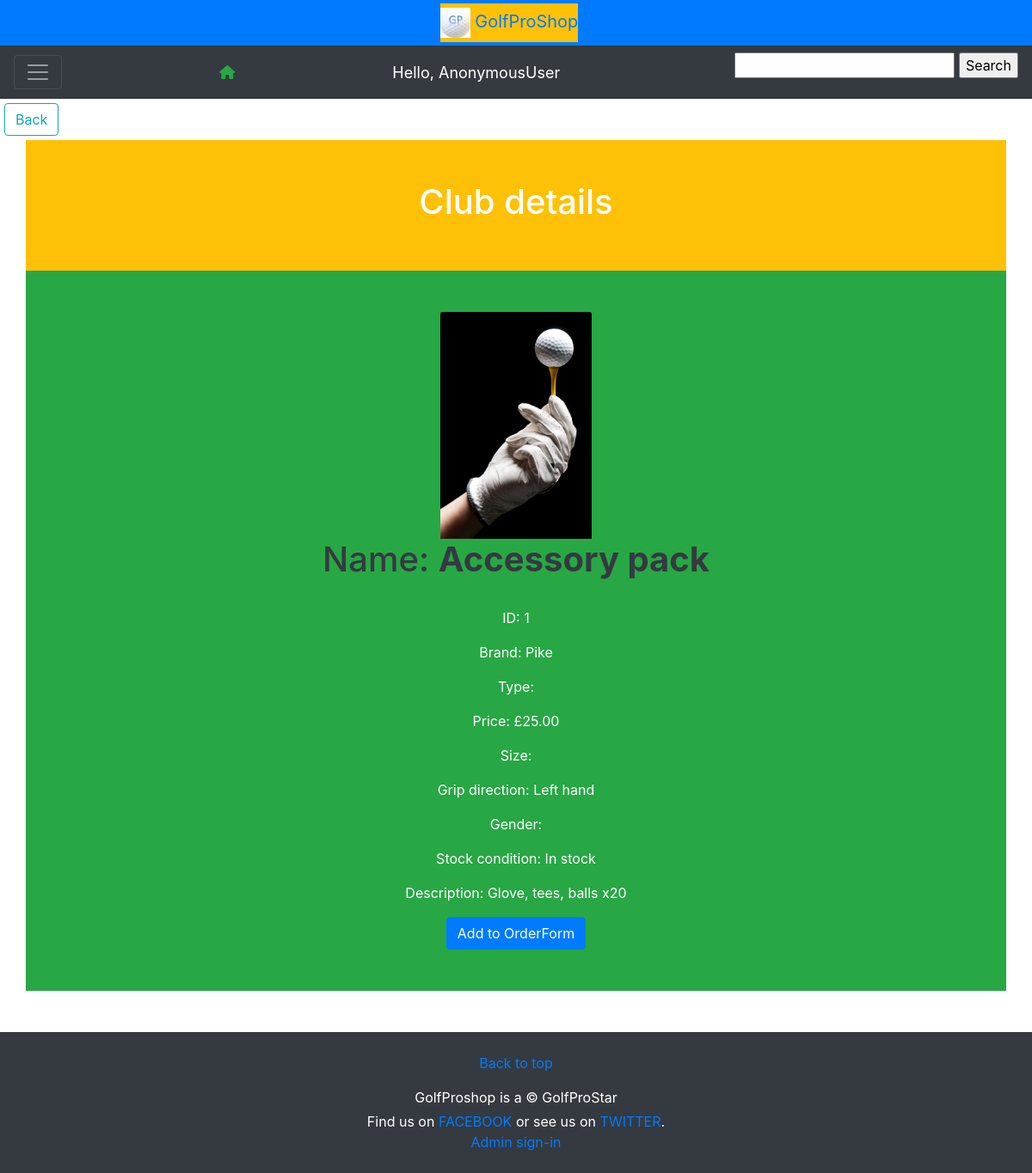
The app's page /SingleProduct/1/ with its own data.
### golfshop/models.py (models this page shows, shortened)
class Product(models.Model):
    BRAND_CHOICES = (('WIL','Wilson'),('PK','Pike'),('FZ','Frazer'))
    GRIPDIRECTION_CHOICES = (('LH','Left hand'),('RH','Right hand'))
    CLUB_TYPE_CHOICES = [
        ('OTHER', (
            ('F','FullSet'),('H','HalfSet'),
            ('DR','Driver'),('W','Wedge'),('P','Putter'),('F','Fairway')
            )
        ),
        ('IRON', (
            ('3i','3 iron'),('4i','4 iron'),('5i','5 iron'),('6i','6 iron'),
            ('7i','7 iron'),('8i','8 iron')
            )
        ),
        ]
    GENDER_CHOICES= (('L','Ladies'),('M','Mens'),('J','Juniors'))
    SIZE_CHOICES= (('SM','Short'),('M','Medium'),('L','Large'))
    STOCKCONDITION= (('OOS','Out of stock'),('IS','In stock'))
    CATEGORY_CHOICES= (('A','Accessory'),('C','Club'),('S','SetOfClubs'))
    image= models.ImageField(upload_to='images/', blank=True)
    name= models.CharField(max_length=20, blank=True)
    brand= models.CharField(max_length=20, choices=BRAND_CHOICES, blank=True)
    category= models.CharField(max_length=20, choices=CATEGORY_CHOICES, blank=True)
    type= models.CharField(max_length=20, choices=CLUB_TYPE_CHOICES, blank=True)
    summary= models.CharField(max_length=200, blank=True)
    size= models.CharField(max_length=10, choices=SIZE_CHOICES, blank=True)
    gripDirection= models.CharField(max_length=10, choices=GRIPDIRECTION_CHOICES, blank=True)
    gender= models.CharField(max_length=10, choices=GENDER_CHOICES, blank=True)
    price= models.DecimalField(max_digits=6, decimal_places=2)
    stockCondition= models.CharField(max_length=10, choices=STOCKCONDITION, default='IS')
    quantity= models.PositiveIntegerField(default=0)

### golfshop/views.py (the view)
# urls.py: path('SingleProduct/<int:id>/', golfshop.views.singleProduct, name="SingleProduct"),
def singleProduct(request, id):
    try:
        product = Product.objects.get(id=id)
    except Product.DoesNotExist:
        raise Http404("Club not found")
    return render(request, 'SingleProduct.html', {'product':product,})

### golfshop/templates/SingleProduct.html (shortened to what this page needs)
{% extends 'Base.html' %}
{% load static %}
{% block content %}
<a href="{% url 'ProductList' %}" class="btn btn-outline-info" style="margin:5px" role="button">Back</a>
<br>
<div class="container bg-warning text-white  text-center p-5">
    <h1>Club details</h1>
</div>
<div class="container bg-success text-white  text-center p-5">
    <img src="{{product.image.url}}" class="card-img-top" style="width: 11rem" alt="golf club">
    <h1 class="text-dark">Name: <b>{{product.name}}</b></h1>
    <br>
    <p>ID: {{product.id}}</p>
    <p>Brand: {{product.get_brand_display}}</p>
    <p>Type: {{product.get_type_display}}</p>
    <p>Price: £{{product.price}}</p>
    <p>Size: {{product.get_size_display}}</p>
    <p>Grip direction: {{product.get_gripDirection_display}}</p>
    <p>Gender: {{product.get_ender_display}}</p>
    <p>Stock condition: {{product.get_stockCondition_display}}</p>
    <p>Description: {{product.summary | capfirst}}</p>
    <a href="{% url 'PlaceOrder' product.id %}" class="btn btn-primary">Add to OrderForm</a>
</div>
<br><br>
{% endblock %}

### records on screen
Product: image (picture), name "Accessory pack", id "1", brand "Pike", price "25.00", gripDirection "Left hand", stockCondition "In stock", summary "Glove, tees, balls x20"

### other values on screen
{{ request.user }} "AnonymousUser"
